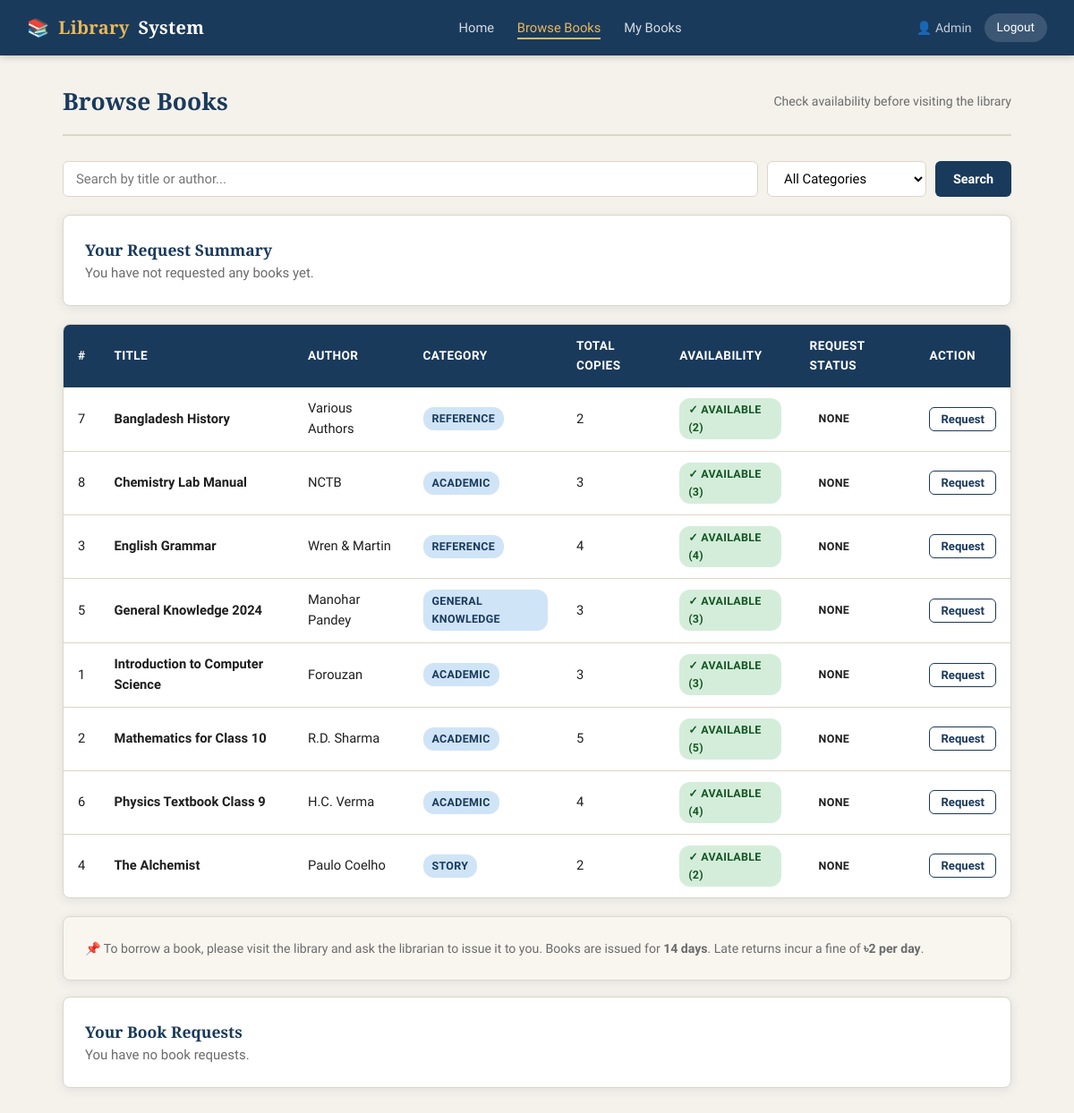
The app's page /user/books.php (signed in) with its own data.
### tables this page shows
CREATE TABLE IF NOT EXISTS books (
    id INT AUTO_INCREMENT PRIMARY KEY,
    title VARCHAR(200) NOT NULL,
    author VARCHAR(150) NOT NULL,
    category VARCHAR(100),
    total_copies INT DEFAULT 1,
    available_copies INT DEFAULT 1,
    added_at TIMESTAMP DEFAULT CURRENT_TIMESTAMP
);

### user/books.php (the view, shortened to what this page needs)
<?php
require_once '../includes/db.php';
$search   = isset($_GET['search']) ? mysqli_real_escape_string($conn, trim($_GET['search'])) : '';
$where_parts = [];
$where = $where_parts ? "WHERE " . implode(" AND ", $where_parts) : '';
$books = mysqli_query($conn, "SELECT * FROM books $where ORDER BY title ASC");
$user_reqs_data = [];
$user_request_map = [];
?>
<!DOCTYPE html>
<html lang="en">
<head>
    <link rel="stylesheet" href="../assets/css/style.css">
</head>
<body>
<?php include '../includes/navbar.php'; ?>
<div class="container">
    <div class="page-header">
        <h2>Browse Books</h2>
        <span style="color:var(--text-muted);font-size:0.88rem;">Check availability before visiting the library</span>
    </div>
    <form method="GET" style="display:flex;gap:10px;margin-bottom:20px;flex-wrap:wrap;">
        <input type="text" name="search" placeholder="Search by title or author..."
               value="<?= htmlspecialchars($search) ?>"
               style="flex:1;min-width:200px;padding:9px 14px;border:1.5px solid var(--border);border-radius:6px;font-family:inherit;font-size:0.93rem;outline:none;">
        <select name="category" style="padding:9px 14px;border:1.5px solid var(--border);border-radius:6px;font-family:inherit;font-size:0.93rem;outline:none;background:#fff;">
            <option value="">All Categories</option>
        </select>
        <button type="submit" class="btn btn-primary">Search</button>
    </form>
    <div class="card" style="margin-bottom:20px;">
        <h3>Your Request Summary</h3>
        <?php if (count($user_reqs_data) === 0): ?>
            <p style="color:var(--text-muted);margin:0">You have not requested any books yet.</p>
        <?php endif; ?>
    </div>
    <div class="table-wrap">
        <table>
            <thead>
                <tr>
                    <th>#</th>
                    <th>Title</th>
                    <th>Author</th>
                    <th>Category</th>
                    <th>Total Copies</th>
                    <th>Availability</th>
                    <th>Request Status</th>
                    <th>Action</th>
                </tr>
            </thead>
            <tbody>
                <?php if (mysqli_num_rows($books) === 0): ?>
                <tr><td colspan="8"><div class="empty-state"><p>No books found matching your search.</p></div></td></tr>
                <?php else: while ($b = mysqli_fetch_assoc($books)):
                    $user_request = isset($user_request_map[$b['id']]) ? $user_request_map[$b['id']] : null;
                ?>
                <tr>
                    <td><?= $b['id'] ?></td>
                    <td><strong><?= htmlspecialchars($b['title']) ?></strong></td>
                    <td><?= htmlspecialchars($b['author']) ?></td>
                    <td><span class="badge badge-primary"><?= htmlspecialchars($b['category'] ?: 'N/A') ?></span></td>
                    <td><?= $b['total_copies'] ?></td>
                    <td>
                        <?php if ($b['available_copies'] > 0): ?>
                            <span class="badge badge-success">✓ Available (<?= $b['available_copies'] ?>)</span>
                        <?php else: ?>
                            <span class="badge badge-danger">✗ Not Available</span>
                        <?php endif; ?>
                    </td>
                    <td>
                        <?php if ($user_request): ?>
                            <?php if ($user_request['status'] === 'pending'): ?>
                                <span class="badge badge-primary">Pending</span>
                            <?php elseif ($user_request['status'] === 'approved'): ?>
                                <span class="badge badge-success">Approved<?= $user_request['issue_id'] ? ' (Issue #' . $user_request['issue_id'] . ')' : '' ?></span>
                            <?php else: ?>
                                <span class="badge badge-danger">Rejected</span>
                            <?php endif; ?>
                        <?php else: ?>
                            <span class="badge badge-secondary">None</span>
                        <?php endif; ?>
                    </td>
                    <td>
                        <?php if (!$user_request || $user_request['status'] === 'rejected'): ?>
                            <form method="POST" style="display:inline">
                                <button type="submit" class="btn btn-sm btn-outline">Request</button>
                            </form>
                        <?php elseif ($user_request['status'] === 'pending'): ?>
                            <button type="button" class="btn btn-sm btn-secondary" disabled>Pending</button>
                        <?php else: ?>
                            <button type="button" class="btn btn-sm btn-success" disabled>Approved</button>
                        <?php endif; ?>
                    </td>
                </tr>
                <?php endwhile; endif; ?>
            </tbody>
        </table>
    </div>
    <div class="card" style="margin-top:20px;background:#f9f6f0;">
        <p style="font-size:0.88rem;color:var(--text-muted);">
            📌 To borrow a book, please visit the library and ask the librarian to issue it to you.
            Books are issued for <strong>14 days</strong>. Late returns incur a fine of <strong>৳2 per day</strong>.
        </p>
    </div>
    <div class="card" style="margin-top:18px;">
        <h3>Your Book Requests</h3>
        <?php if (count($user_reqs_data) === 0): ?>
            <p style="color:var(--text-muted)">You have no book requests.</p>
        <?php endif; ?>
    </div>
</div>
</body>
</html>

### assets/css/style.css (style rules this page uses)
:root { --primary: #1a3a5c; --primary-light: #2a5080; --accent: #c8973a; --accent-light: #e8b85a; --bg: #f5f2ec; --bg-white: #ffffff; --text: #1e1e1e; --text-muted: #6b6b6b; --border: #ddd5c8; --success: #2d6a4f; --danger: #c0392b; --warning: #d4860a; --shadow: 0 2px 12px rgba(26,58,92,0.10); --shadow-lg: 0 6px 30px rgba(26,58,92,0.14); --radius: 8px; }
* { margin: 0; padding: 0; box-sizing: border-box; }
body { font-family: 'Source Sans 3', sans-serif; background: var(--bg); color: var(--text); min-height: 100vh; font-size: 15px; line-height: 1.6; }
h1, h2, h3 { font-family: 'Playfair Display', serif; color: var(--primary); }
.container { max-width: 1100px; margin: 0 auto; padding: 30px 20px; }
.page-header { margin-bottom: 28px; padding-bottom: 16px; border-bottom: 2px solid var(--border); display: flex; align-items: center; justify-content: space-between; flex-wrap: wrap; gap: 12px; }
.page-header h2 { font-size: 1.65rem; }
.card { background: var(--bg-white); border-radius: var(--radius); box-shadow: var(--shadow); padding: 24px; border: 1px solid var(--border); }
.table-wrap { overflow-x: auto; border-radius: var(--radius); border: 1px solid var(--border); background: var(--bg-white); box-shadow: var(--shadow); }
table { width: 100%; border-collapse: collapse; }
thead { background: var(--primary); color: #fff; }
thead th { padding: 13px 16px; text-align: left; font-family: 'Source Sans 3', sans-serif; font-weight: 600; font-size: 0.85rem; letter-spacing: 0.4px; text-transform: uppercase; }
tbody tr { border-bottom: 1px solid var(--border); transition: background 0.15s; }
tbody tr:last-child { border-bottom: none; }
tbody td { padding: 12px 16px; font-size: 0.92rem; color: var(--text); vertical-align: middle; }
.btn { display: inline-block; padding: 9px 20px; border-radius: 6px; font-family: 'Source Sans 3', sans-serif; font-size: 0.9rem; font-weight: 600; cursor: pointer; border: none; transition: all 0.18s; text-align: center; text-decoration: none; }
.btn-primary { background: var(--primary); color: #fff; }
.btn-sm { padding: 5px 12px; font-size: 0.82rem; }
.btn-outline { background: transparent; border: 1.5px solid var(--primary); color: var(--primary); }
.badge { display: inline-block; padding: 3px 10px; border-radius: 12px; font-size: 0.78rem; font-weight: 600; text-transform: uppercase; letter-spacing: 0.3px; }
.badge-success { background: #d4edda; color: #155724; }
.badge-primary { background: #d0e4f7; color: var(--primary); }

### records on screen
books: id "7", title "Bangladesh History", author "Various Authors", category "REFERENCE", total_copies "2", available_copies "2"
books: id "8", title "Chemistry Lab Manual", author "NCTB", category "ACADEMIC", total_copies "3", available_copies "3"
books: id "3", title "English Grammar", author "Wren & Martin", category "REFERENCE", total_copies "4", available_copies "4"
books: id "5", title "General Knowledge 2024", author "Manohar Pandey", category "GENERAL KNOWLEDGE", total_copies "3", available_copies "3"
books: id "1", title "Introduction to Computer Science", author "Forouzan", category "ACADEMIC", total_copies "3", available_copies "3"
books: id "2", title "Mathematics for Class 10", author "R.D. Sharma", category "ACADEMIC", total_copies "5", available_copies "5"
books: id "6", title "Physics Textbook Class 9", author "H.C. Verma", category "ACADEMIC", total_copies "4", available_copies "4"
books: id "4", title "The Alchemist", author "Paulo Coelho", category "STORY", total_copies "2", available_copies "2"

### other values on screen
$_SESSION['user_name'] "Admin"
